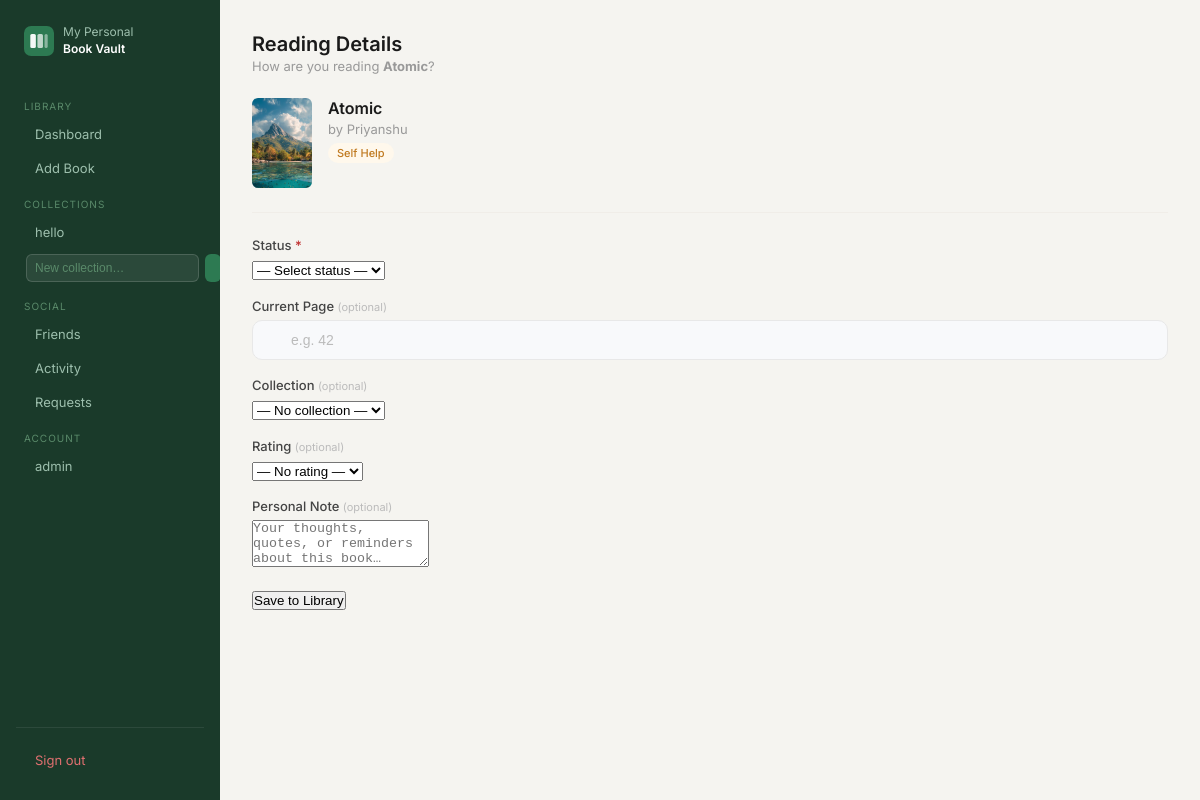
/book/userbook_details/1 (signed in), run on the app's committed database.
### app/blueprints/collection/modules.py (models this page shows, shortened)
class Collection(db.Model):
    __tablename__="collection"
    cid=db.Column(db.Integer,primary_key=True)
    pid=db.Column(db.Integer,db.ForeignKey("credential.pid"),nullable=False)
    collection_name=db.Column(db.String(100),nullable=False)
    create_at=db.Column(db.DateTime,default=datetime.utcnow)
    user_books = db.relationship("Userbook", back_populates="collection")
    __table_args__=(db.UniqueConstraint("pid","collection_name",name="unique_collection"),)

### app/blueprints/auth/modules.py (models this page shows, shortened)
class Credential(db.Model,UserMixin):
    __tablename__='credential'
    pid=db.Column(db.Integer,primary_key=True)
    email=db.Column(db.String(255),nullable=False,unique=True)
    username=db.Column(db.String(100),nullable=False,unique=True)
    password=db.Column(db.String(100),nullable=False)
    history = db.relationship("History",  back_populates="user")
    user_books = db.relationship("Userbook", back_populates="user")

### app/blueprints/book/modules.py (models this page shows, shortened)
class Book(db.Model):
    __tablename__="book"
    bid=db.Column(db.Integer,primary_key=True)
    author=db.Column(db.String(100),nullable=False)
    title=db.Column(db.String(100),nullable=False)
    language=db.Column(db.String(100),nullable=False)
    genre=db.Column(db.String(100),nullable=True)
    description=db.Column(db.Text,nullable=True)
    page_count=db.Column(db.Integer,nullable=False)
    published_year=db.Column(db.Integer,nullable=True)
    cover_image = db.Column(db.String(500), nullable=True)
    user_books = db.relationship("Userbook", back_populates="book")

### app/blueprints/book/routes.py (the view, shortened to what this page needs)
@book.route('/userbook_details/<int:bid>',methods=['GET','POST'])
@login_required
def userbook_details(bid):
    book_detail=Book.query.filter_by(bid=bid).first()
    collection = Collection.query.filter_by(pid=current_user.pid).all()
    if request.method=='GET':
        return render_template("book/userbook_details.html",book_detail=book_detail,collection=collection)

### app/blueprints/book/templates/book/userbook_details.html (shortened to what this page needs)
{% extends "book/base.html" %}
{% block content %}
<div class="page-header">
  <div>
    <h1 class="page-title">Reading Details</h1>
    <p class="page-sub">How are you reading <strong>{{ book_detail.title }}</strong>?</p>
  </div>
</div>
<div class="form-wrap">
  <div style="display:flex;gap:1rem;align-items:flex-start;margin-bottom:1.5rem;padding-bottom:1.5rem;border-bottom:0.5px solid #f0ede8;">
    {% if book_detail.cover_image %}
      <img src="{{ url_for('static', filename=book_detail.cover_image) }}"
           style="width:60px;height:90px;object-fit:cover;border-radius:6px;flex-shrink:0;">
    {% else %}
      <div style="width:60px;height:90px;background:#e8f0ec;border-radius:6px;display:flex;align-items:center;justify-content:center;flex-shrink:0;">
        <i class="ti ti-book" style="font-size:24px;color:#2d7a52;"></i>
      </div>
    {% endif %}
    <div>
      <p style="font-size:16px;font-weight:600;color:#1a1a1a;margin-bottom:3px;">{{ book_detail.title }}</p>
      <p style="font-size:13px;color:#999;">by {{ book_detail.author }}</p>
      {% if book_detail.genre %}
        <span class="badge badge-wishlist" style="margin-top:6px;">{{ book_detail.genre }}</span>
      {% endif %}
    </div>
  </div>
  <form action="{{ url_for('book.userbook_details', bid=book_detail.bid) }}" method="POST">
    <div class="form-grid">
      <div class="field">
        <label for="status">Status <span style="color:#c03030">*</span></label>
        <div class="input-wrap">
          <select name="status" id="status" class="select-input" required>
            <option value="">— Select status —</option>
          </select>
        </div>
      </div>
      <div class="field">
        <label for="current_page">Current Page <span class="optional">(optional)</span></label>
        <div class="input-wrap">
          <input type="number" name="current_page" id="current_page"
                 placeholder="e.g. 42" min="0">
        </div>
      </div>
      <div class="field">
        <label for="cid">Collection <span class="optional">(optional)</span></label>
        <div class="input-wrap">
          <select name="cid" id="cid" class="select-input">
            <option value="">— No collection —</option>
          </select>
        </div>
      </div>
      <div class="field">
        <label for="rating">Rating <span class="optional">(optional)</span></label>
        <div class="input-wrap">
          <select name="rating" id="rating" class="select-input">
            <option value="">— No rating —</option>
          </select>
        </div>
      </div>
      <div class="field form-full">
        <label for="note">Personal Note <span class="optional">(optional)</span></label>
        <textarea name="note" id="note"
                  placeholder="Your thoughts, quotes, or reminders about this book…"
                  rows="3"></textarea>
      </div>
    </div>
    <button type="submit" class="btn-submit">
       Save to Library
    </button>
  </form>
</div>
{% endblock %}

### app/blueprints/book/templates/book/base.html (shortened to what this page needs)
<!DOCTYPE html>
<html lang="en">
<head>
  <link rel="stylesheet" type="text/css" href="/css/style.css">
  <link rel="stylesheet" href="https://cdn.jsdelivr.net/npm/@tabler/icons-webfont@latest/tabler-icons.min.css">
</head>
<body class="app-body">
  <div class="app-layout">
    <aside class="sidebar">
      <div class="sidebar-brand">
        <span class="sidebar-brand-name">My Personal<br><strong>Book Vault</strong></span>
      </div>
      <span class="nav-section">Library</span>
      <a href="{{ url_for('book.home') }}"
         class="nav-item {% if request.endpoint == 'book.home' %}active{% endif %}">
         Dashboard
      </a>
      <a href="{{ url_for('book.book_add') }}"
         class="nav-item {% if request.endpoint == 'book.book_add' %}active{% endif %}">
         Add Book
      </a>
      <span class="nav-section">Collections</span>
{% for col in collections %}
<a href="{{ url_for('collection.collection_detail', cid=col.cid) }}"
   class="nav-item {% if request.endpoint == 'collection.collection_detail' and request.view_args.get('cid')|int == col.cid %}active{% endif %}">
   {{ col.collection_name }}
</a>
{% else %}
<span class="nav-empty">No collections yet</span>
{% endfor %}
<form method="POST" action="{{ url_for('collection.create_collection') }}" style="padding: 4px 10px;">
  <div class="input-wrap" style="display:flex;gap:6px;">
    <input type="text" name="collection_name" placeholder="New collection…"
           class="nav-input" required>
    <button type="submit" class="nav-create-btn">
    </button>
  </div>
</form>
<span class="nav-section">Social</span>
<a href="{{ url_for('friends.friends_list') }}"
   class="nav-item {% if request.endpoint and request.endpoint.startswith('friends.') %}active{% endif %}">
   Friends
</a>
<a href="{{ url_for('friends.activity_feed') }}"
   class="nav-item {% if request.endpoint == 'friends.activity_feed' %}active{% endif %}">
   Activity
</a>
<a href="{{ url_for('friends.requests_page') }}"
   class="nav-item {% if request.endpoint == 'friends.requests_page' %}active{% endif %}">
   Requests
</a>
      <span class="nav-section">Account</span>
<a href="{{ url_for('book.profile') }}"
   class="nav-item {% if request.endpoint == 'book.profile' %}active{% endif %}">
  {{ current_user.username }}
</a>
      <div class="sidebar-footer">
        <a href="{{ url_for('book.logout') }}" class="nav-item nav-item-danger">
           Sign out
        </a>
      </div>
    </aside>
    <main class="main-content">
      {% block content %}{% endblock %}
    </main>
  </div>
</body>
</html>

### app/static/css/style.css (style rules this page uses)
*, *::before, *::after { box-sizing: border-box; margin: 0; padding: 0; }
body { font-family: 'Inter', system-ui, sans-serif; background: linear-gradient(135deg, #e8f5f0 0%, #f0f4f8 50%, #eaf0f8 100%); min-height: 100vh; -webkit-font-smoothing: antialiased; }
.field { margin-bottom: 1.1rem; }
.field label { display: block; font-size: 13px; font-weight: 500; color: #444; margin-bottom: 6px; }
.input-wrap { position: relative; }
.field input { width: 100%; padding: 11px 12px 11px 38px; background: #f8f9fb; border: 1.5px solid #e8e8e8; border-radius: 10px; font-size: 14px; color: #1a1a1a; outline: none; transition: border-color 0.18s, box-shadow 0.18s, background 0.18s; }
.field input::placeholder { color: #bbb; }
.page-header { display: flex; align-items: center; justify-content: space-between; margin-bottom: 1.5rem; }
.page-title { font-size: 20px; font-weight: 600; color: #1a1a1a; }
.page-sub { font-size: 13px; color: #999; margin-top: 2px; }
.badge { display: inline-flex; align-items: center; padding: 3px 9px; border-radius: 20px; font-size: 11px; font-weight: 500; }
.badge-wishlist { background: #fff8ec; color: #c07a20; }
.app-body { background: #f5f4f0; margin: 0; min-height: 100vh; }
.app-layout { display: flex; min-height: 100vh; }
.sidebar { width: 220px; flex-shrink: 0; background: #1a3a2a; padding: 1.5rem 1rem; display: flex; flex-direction: column; gap: 2px; position: fixed; top: 0; left: 0; height: 100vh; overflow-y: auto; }
.sidebar-brand { display: flex; align-items: center; gap: 9px; margin-bottom: 1.75rem; padding: 0 0.5rem; }
.sidebar-brand-name { font-size: 12px; font-weight: 400; color: #9dbfad; line-height: 1.4; }
.sidebar-brand-name strong { color: #fff; font-weight: 600; }
.nav-section { font-size: 10px; color: #5a8a6a; text-transform: uppercase; letter-spacing: 0.1em; padding: 0.75rem 0.5rem 0.25rem; }
.nav-item { display: flex; align-items: center; gap: 9px; padding: 8px 10px; border-radius: 8px; font-size: 13px; color: #9dbfad; text-decoration: none; transition: background 0.15s, color 0.15s; }
.nav-item-danger { color: #e07070; }
.sidebar-footer { margin-top: auto; border-top: 0.5px solid rgba(255,255,255,0.08); padding-top: 1rem; }
.main-content { margin-left: 220px; flex: 1; padding: 2rem; min-height: 100vh; }
.optional { font-size: 11px; color: #bbb; font-weight: 400; }
.nav-input { flex: 1; background: rgba(255,255,255,0.08); border: 0.5px solid rgba(255,255,255,0.15); border-radius: 6px; padding: 6px 8px; font-size: 12px; color: #fff; outline: none; }
.nav-input::placeholder { color: #5a8a6a; }
.nav-create-btn { background: #2d7a52; border: none; border-radius: 6px; color: #fff; padding: 6px 8px; cursor: pointer; font-size: 13px; }

### data on the page
Collection: collection_name "hello"
Credential: username "admin"
Book: title "Atomic", cover_image (picture), author "Priyanshu", genre "Self Help"
